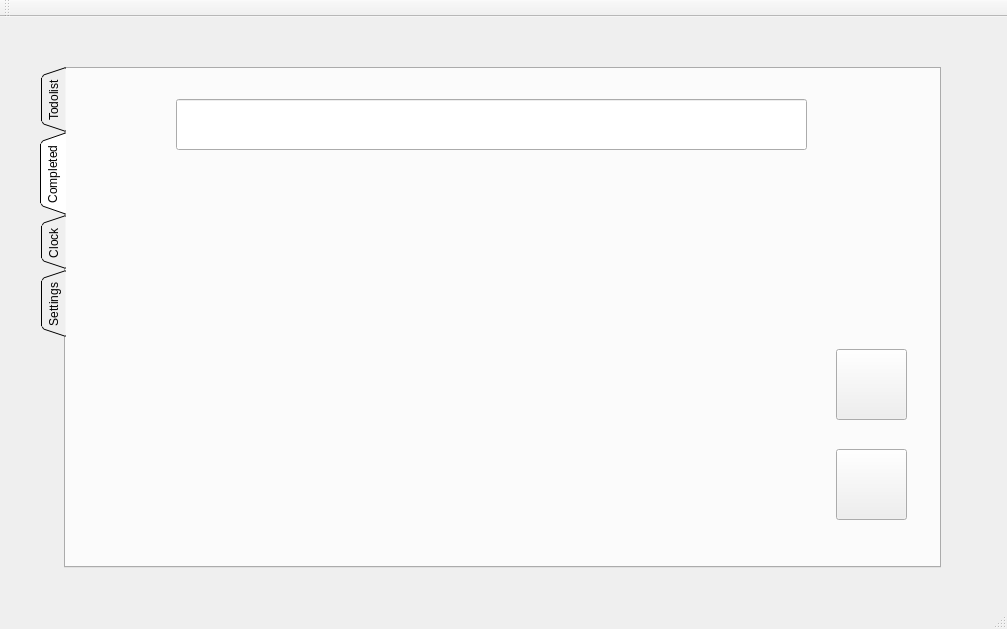
<?xml version="1.0" encoding="UTF-8"?>
<ui version="4.0">
 <class>TomatoClock</class>
 <widget class="QMainWindow" name="TomatoClock">
  <property name="geometry">
   <rect>
    <x>0</x>
    <y>0</y>
    <width>1007</width>
    <height>629</height>
   </rect>
  </property>
  <property name="windowTitle">
   <string>TomatoClock</string>
  </property>
  <widget class="QWidget" name="centralWidget">
   <widget class="QTabWidget" name="tabWidget">
    <property name="enabled">
     <bool>true</bool>
    </property>
    <property name="geometry">
     <rect>
      <x>40</x>
      <y>50</y>
      <width>901</width>
      <height>501</height>
     </rect>
    </property>
    <property name="sizePolicy">
     <sizepolicy hsizetype="Expanding" vsizetype="Expanding">
      <horstretch>0</horstretch>
      <verstretch>0</verstretch>
     </sizepolicy>
    </property>
    <property name="font">
     <font>
      <weight>50</weight>
      <italic>false</italic>
      <bold>false</bold>
     </font>
    </property>
    <property name="tabPosition">
     <enum>QTabWidget::West</enum>
    </property>
    <property name="tabShape">
     <enum>QTabWidget::Triangular</enum>
    </property>
    <property name="currentIndex">
     <number>1</number>
    </property>
    <property name="movable">
     <bool>false</bool>
    </property>
    <widget class="QWidget" name="Todolist">
     <attribute name="title">
      <string>Todolist</string>
     </attribute>
     <widget class="QPushButton" name="Add">
      <property name="geometry">
       <rect>
        <x>760</x>
        <y>290</y>
        <width>71</width>
        <height>71</height>
       </rect>
      </property>
      <property name="text">
       <string/>
      </property>
     </widget>
     <widget class="QPushButton" name="Manage">
      <property name="geometry">
       <rect>
        <x>760</x>
        <y>380</y>
        <width>71</width>
        <height>71</height>
       </rect>
      </property>
      <property name="text">
       <string/>
      </property>
     </widget>
     <widget class="QTextEdit" name="textEdit">
      <property name="geometry">
       <rect>
        <x>110</x>
        <y>110</y>
        <width>591</width>
        <height>121</height>
       </rect>
      </property>
     </widget>
     <widget class="QLineEdit" name="lineEdit_2">
      <property name="geometry">
       <rect>
        <x>110</x>
        <y>30</y>
        <width>591</width>
        <height>51</height>
       </rect>
      </property>
     </widget>
    </widget>
    <widget class="QWidget" name="Completed">
     <attribute name="title">
      <string>Completed</string>
     </attribute>
     <widget class="QPushButton" name="Delete">
      <property name="geometry">
       <rect>
        <x>770</x>
        <y>280</y>
        <width>71</width>
        <height>71</height>
       </rect>
      </property>
      <property name="text">
       <string/>
      </property>
     </widget>
     <widget class="QPushButton" name="Clear">
      <property name="geometry">
       <rect>
        <x>770</x>
        <y>380</y>
        <width>71</width>
        <height>71</height>
       </rect>
      </property>
      <property name="text">
       <string/>
      </property>
     </widget>
     <widget class="QLineEdit" name="lineEdit">
      <property name="geometry">
       <rect>
        <x>110</x>
        <y>30</y>
        <width>631</width>
        <height>51</height>
       </rect>
      </property>
     </widget>
    </widget>
    <widget class="QWidget" name="Clock">
     <attribute name="title">
      <string>Clock</string>
     </attribute>
     <widget class="QPushButton" name="Start">
      <property name="geometry">
       <rect>
        <x>150</x>
        <y>320</y>
        <width>71</width>
        <height>71</height>
       </rect>
      </property>
      <property name="text">
       <string/>
      </property>
     </widget>
     <widget class="QPushButton" name="Stop">
      <property name="geometry">
       <rect>
        <x>360</x>
        <y>320</y>
        <width>71</width>
        <height>71</height>
       </rect>
      </property>
      <property name="text">
       <string/>
      </property>
     </widget>
     <widget class="QPushButton" name="Finish">
      <property name="geometry">
       <rect>
        <x>570</x>
        <y>317</y>
        <width>71</width>
        <height>71</height>
       </rect>
      </property>
      <property name="text">
       <string/>
      </property>
     </widget>
     <widget class="QLineEdit" name="clock">
      <property name="geometry">
       <rect>
        <x>360</x>
        <y>190</y>
        <width>113</width>
        <height>21</height>
       </rect>
      </property>
      <property name="text">
       <string>30</string>
      </property>
     </widget>
    </widget>
    <widget class="QWidget" name="Settings">
     <attribute name="title">
      <string>Settings</string>
     </attribute>
     <widget class="QLabel" name="label">
      <property name="geometry">
       <rect>
        <x>40</x>
        <y>30</y>
        <width>111</width>
        <height>41</height>
       </rect>
      </property>
      <property name="font">
       <font>
        <weight>50</weight>
        <italic>false</italic>
        <bold>false</bold>
       </font>
      </property>
      <property name="text">
       <string>work time</string>
      </property>
     </widget>
     <widget class="QLabel" name="label_2">
      <property name="geometry">
       <rect>
        <x>40</x>
        <y>75</y>
        <width>111</width>
        <height>31</height>
       </rect>
      </property>
      <property name="font">
       <font>
        <weight>50</weight>
        <italic>false</italic>
        <bold>false</bold>
       </font>
      </property>
      <property name="text">
       <string>relax time</string>
      </property>
     </widget>
     <widget class="QLineEdit" name="work_time">
      <property name="enabled">
       <bool>true</bool>
      </property>
      <property name="geometry">
       <rect>
        <x>170</x>
        <y>40</y>
        <width>113</width>
        <height>21</height>
       </rect>
      </property>
      <property name="text">
       <string>30</string>
      </property>
      <property name="echoMode">
       <enum>QLineEdit::Normal</enum>
      </property>
     </widget>
     <widget class="QLineEdit" name="relax_time">
      <property name="geometry">
       <rect>
        <x>170</x>
        <y>80</y>
        <width>113</width>
        <height>21</height>
       </rect>
      </property>
      <property name="text">
       <string>5</string>
      </property>
     </widget>
     <widget class="QLabel" name="label_3">
      <property name="geometry">
       <rect>
        <x>300</x>
        <y>40</y>
        <width>72</width>
        <height>15</height>
       </rect>
      </property>
      <property name="text">
       <string>min</string>
      </property>
     </widget>
     <widget class="QLabel" name="label_4">
      <property name="geometry">
       <rect>
        <x>300</x>
        <y>80</y>
        <width>72</width>
        <height>15</height>
       </rect>
      </property>
      <property name="text">
       <string>min</string>
      </property>
     </widget>
     <widget class="QPushButton" name="Done">
      <property name="geometry">
       <rect>
        <x>730</x>
        <y>360</y>
        <width>71</width>
        <height>71</height>
       </rect>
      </property>
      <property name="text">
       <string/>
      </property>
     </widget>
    </widget>
   </widget>
  </widget>
  <widget class="QToolBar" name="mainToolBar">
   <attribute name="toolBarArea">
    <enum>TopToolBarArea</enum>
   </attribute>
   <attribute name="toolBarBreak">
    <bool>false</bool>
   </attribute>
  </widget>
  <widget class="QStatusBar" name="statusBar"/>
 </widget>
 <layoutdefault spacing="6" margin="11"/>
 <resources/>
 <connections/>
</ui>
